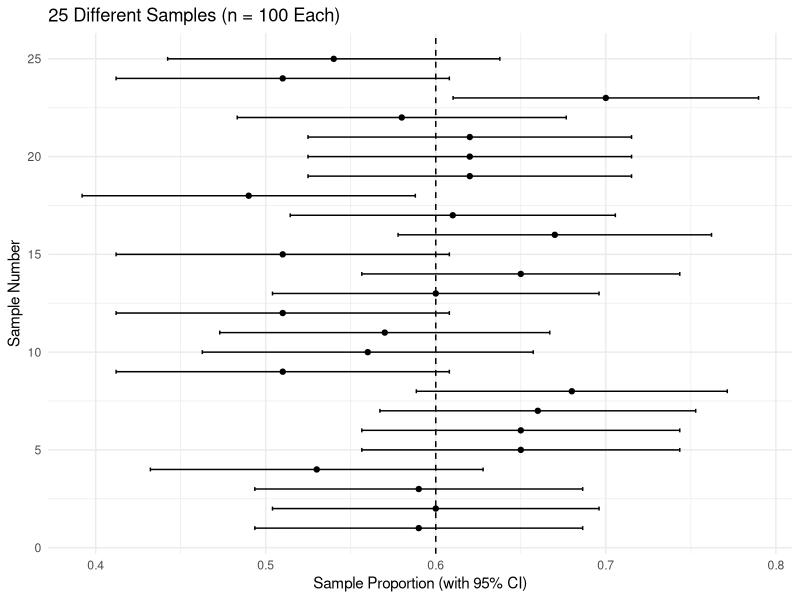
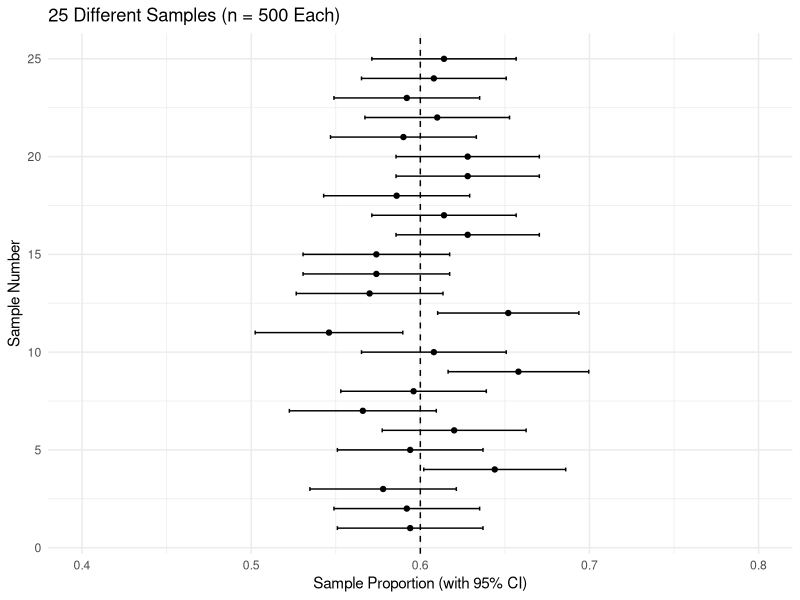

These figures' R source, in order:
## ---- chunk 1
library(tidyverse)
options(scipen = 999)

set.seed(24435)
## ---- chunk 2
p_true <- 0.60
n <- 100

sample_data <- rbinom(n, 1, p_true)
p_hat <- mean(sample_data)
SE <- sqrt(p_hat*(1-p_hat)/n)
ME <- 1.96*SE

conf_int1 <- round(c(p_hat - ME, p_hat + ME), 2)
## ---- chunk 3
num_samples <- 25
n <- 100

results <- data.frame(
  sample = 1:num_samples,
  p_hat = NA,
  lower = NA,
  upper = NA
)

for(i in 1:num_samples){
  sample_data <- rbinom(n, 1, p_true)
  p_hat <- mean(sample_data)
  SE <- sqrt(p_hat*(1-p_hat)/n)
  ME <- 1.96*SE
  
  results$p_hat[i] <- p_hat
  results$lower[i] <- p_hat - ME
  results$upper[i] <- p_hat + ME
}
## ---- chunk 4
#| fig-width: 5
#| fig-height: 3
ggplot(results, aes(x = p_hat, y = sample)) +
  geom_point() +
  geom_errorbarh(aes(xmin = lower, xmax = upper), height = 0.2) +
  geom_vline(xintercept = p_true, linetype = "dashed") +
  labs(
    title = "25 Different Samples (n = 100 Each)",
    x = "Sample Proportion (with 95% CI)",
    y = "Sample Number"
  ) +
  theme_minimal()
## ---- chunk 5
#| fig-width: 5
#| fig-height: 3
num_samples <- 25
n <- 500

results <- data.frame(
  sample = 1:num_samples,
  p_hat = NA,
  lower = NA,
  upper = NA
)

for(i in 1:num_samples){
  sample_data <- rbinom(n, 1, p_true)
  p_hat <- mean(sample_data)
  SE <- sqrt(p_hat*(1-p_hat)/n)
  ME <- 1.96*SE
  
  results$p_hat[i] <- p_hat
  results$lower[i] <- p_hat - ME
  results$upper[i] <- p_hat + ME
}

ggplot(results, aes(x = p_hat, y = sample)) +
  geom_point() +
  geom_errorbarh(aes(xmin = lower, xmax = upper), height = 0.2) +
  geom_vline(xintercept = p_true, linetype = "dashed") +
  labs(
    title = "25 Different Samples (n = 500 Each)",
    x = "Sample Proportion (with 95% CI)",
    y = "Sample Number"
  ) +
  theme_minimal() +
  xlim(c(0.4, 0.8))
